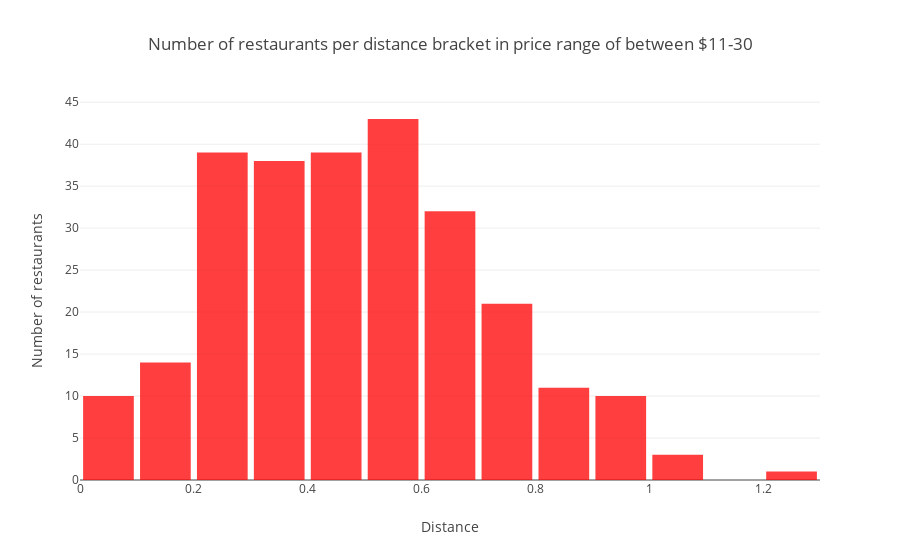

This figure's notebook cell:
### Code cell
trace = go.Histogram(
    x = restaurantpricerange2,
    histnorm = 'count',
    name = 'control',
    autobinx = False,
    xbins = dict(
        start = 0,
        end = 1.4,
        size = 0.1),
    marker = dict(
        color='red',
    ),
    opacity = 0.75
    )
data = [trace]
layout = go.Layout(
    title = 'Number of restaurants per distance bracket in price range of between $11-30',
    xaxis = dict(title = 'Distance'),
    yaxis = dict(title = 'Number of restaurants'),
    bargap = 0.01,
    bargroupgap = 0.1
    )
fig = go.Figure (data = data, layout = layout)
iplot(fig, filename = 'styled histogram')

### Figure 1 — Plotly figure (JSON) as saved in the notebook; plotly's stock layout.template omitted (floating-point values rounded to 4 significant figures; data arrays with more than 128 entries replaced by an {"elided": "..."} marker saying what was removed)
{"data": [{"autobinx": false, "histnorm": "count", "marker": {"color": "red"}, "name": "control", "opacity": 0.75, "type": "histogram", "x": {"elided": "261 float values"}, "xbins": {"end": 1.4, "size": 0.1, "start": 0}}], "layout": {"bargap": 0.01, "bargroupgap": 0.1, "title": "Number of restaurants per distance bracket in price range of between $11-30", "xaxis": {"title": "Distance"}, "yaxis": {"title": "Number of restaurants"}}}
